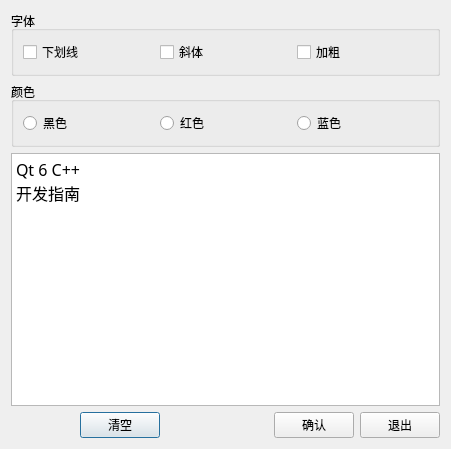
<?xml version="1.0" encoding="UTF-8"?>
<ui version="4.0">
 <class>Dialog</class>
 <widget class="QDialog" name="Dialog">
  <property name="geometry">
   <rect>
    <x>0</x>
    <y>0</y>
    <width>451</width>
    <height>449</height>
   </rect>
  </property>
  <property name="windowTitle">
   <string>Dialog</string>
  </property>
  <property name="windowIcon">
   <iconset resource="res.qrc">
    <normaloff>:/icons/images/20.ico</normaloff>:/icons/images/20.ico</iconset>
  </property>
  <layout class="QVBoxLayout" name="verticalLayout">
   <item>
    <widget class="QGroupBox" name="groupBox">
     <property name="title">
      <string>字体</string>
     </property>
     <layout class="QHBoxLayout" name="horizontalLayout">
      <item>
       <widget class="QCheckBox" name="checkBox_underline">
        <property name="text">
         <string>下划线</string>
        </property>
        <property name="icon">
         <iconset resource="res.qrc">
          <normaloff>:/icons/images/UNDRLN.BMP</normaloff>:/icons/images/UNDRLN.BMP</iconset>
        </property>
       </widget>
      </item>
      <item>
       <widget class="QCheckBox" name="checkBox_italic">
        <property name="text">
         <string>斜体</string>
        </property>
        <property name="icon">
         <iconset resource="res.qrc">
          <normaloff>:/icons/images/ITL.BMP</normaloff>:/icons/images/ITL.BMP</iconset>
        </property>
       </widget>
      </item>
      <item>
       <widget class="QCheckBox" name="checkBox_bold">
        <property name="text">
         <string>加粗</string>
        </property>
        <property name="icon">
         <iconset resource="res.qrc">
          <normaloff>:/icons/images/BLD.BMP</normaloff>:/icons/images/BLD.BMP</iconset>
        </property>
       </widget>
      </item>
     </layout>
    </widget>
   </item>
   <item>
    <widget class="QGroupBox" name="groupBox_2">
     <property name="title">
      <string>颜色</string>
     </property>
     <layout class="QHBoxLayout" name="horizontalLayout_3">
      <item>
       <widget class="QRadioButton" name="radioButton_Black">
        <property name="text">
         <string>黑色</string>
        </property>
       </widget>
      </item>
      <item>
       <widget class="QRadioButton" name="radioButton_Red">
        <property name="text">
         <string>红色</string>
        </property>
       </widget>
      </item>
      <item>
       <widget class="QRadioButton" name="radioButton_Blue">
        <property name="text">
         <string>蓝色</string>
        </property>
       </widget>
      </item>
     </layout>
    </widget>
   </item>
   <item>
    <widget class="QPlainTextEdit" name="plainTextEdit">
     <property name="font">
      <font>
       <family>微软雅黑</family>
       <pointsize>12</pointsize>
      </font>
     </property>
     <property name="plainText">
      <string>Qt 6 C++ 
开发指南</string>
     </property>
    </widget>
   </item>
   <item>
    <layout class="QHBoxLayout" name="horizontalLayout_2">
     <item>
      <spacer name="horizontalSpacer">
       <property name="orientation">
        <enum>Qt::Horizontal</enum>
       </property>
       <property name="sizeHint" stdset="0">
        <size>
         <width>28</width>
         <height>20</height>
        </size>
       </property>
      </spacer>
     </item>
     <item>
      <widget class="QPushButton" name="pushButton_Clear">
       <property name="text">
        <string>清空</string>
       </property>
      </widget>
     </item>
     <item>
      <spacer name="horizontalSpacer_2">
       <property name="orientation">
        <enum>Qt::Horizontal</enum>
       </property>
       <property name="sizeHint" stdset="0">
        <size>
         <width>108</width>
         <height>20</height>
        </size>
       </property>
      </spacer>
     </item>
     <item>
      <widget class="QPushButton" name="pushButton_Ok">
       <property name="text">
        <string>确认</string>
       </property>
      </widget>
     </item>
     <item>
      <widget class="QPushButton" name="pushButton_Close">
       <property name="text">
        <string>退出</string>
       </property>
      </widget>
     </item>
    </layout>
   </item>
  </layout>
 </widget>
 <resources>
  <include location="res.qrc"/>
 </resources>
 <connections>
  <connection>
   <sender>pushButton_Close</sender>
   <signal>clicked()</signal>
   <receiver>Dialog</receiver>
   <slot>close()</slot>
   <hints>
    <hint type="sourcelabel">
     <x>397</x>
     <y>365</y>
    </hint>
    <hint type="destinationlabel">
     <x>223</x>
     <y>193</y>
    </hint>
   </hints>
  </connection>
  <connection>
   <sender>pushButton_Ok</sender>
   <signal>clicked()</signal>
   <receiver>Dialog</receiver>
   <slot>accept()</slot>
   <hints>
    <hint type="sourcelabel">
     <x>311</x>
     <y>365</y>
    </hint>
    <hint type="destinationlabel">
     <x>223</x>
     <y>193</y>
    </hint>
   </hints>
  </connection>
 </connections>
</ui>
